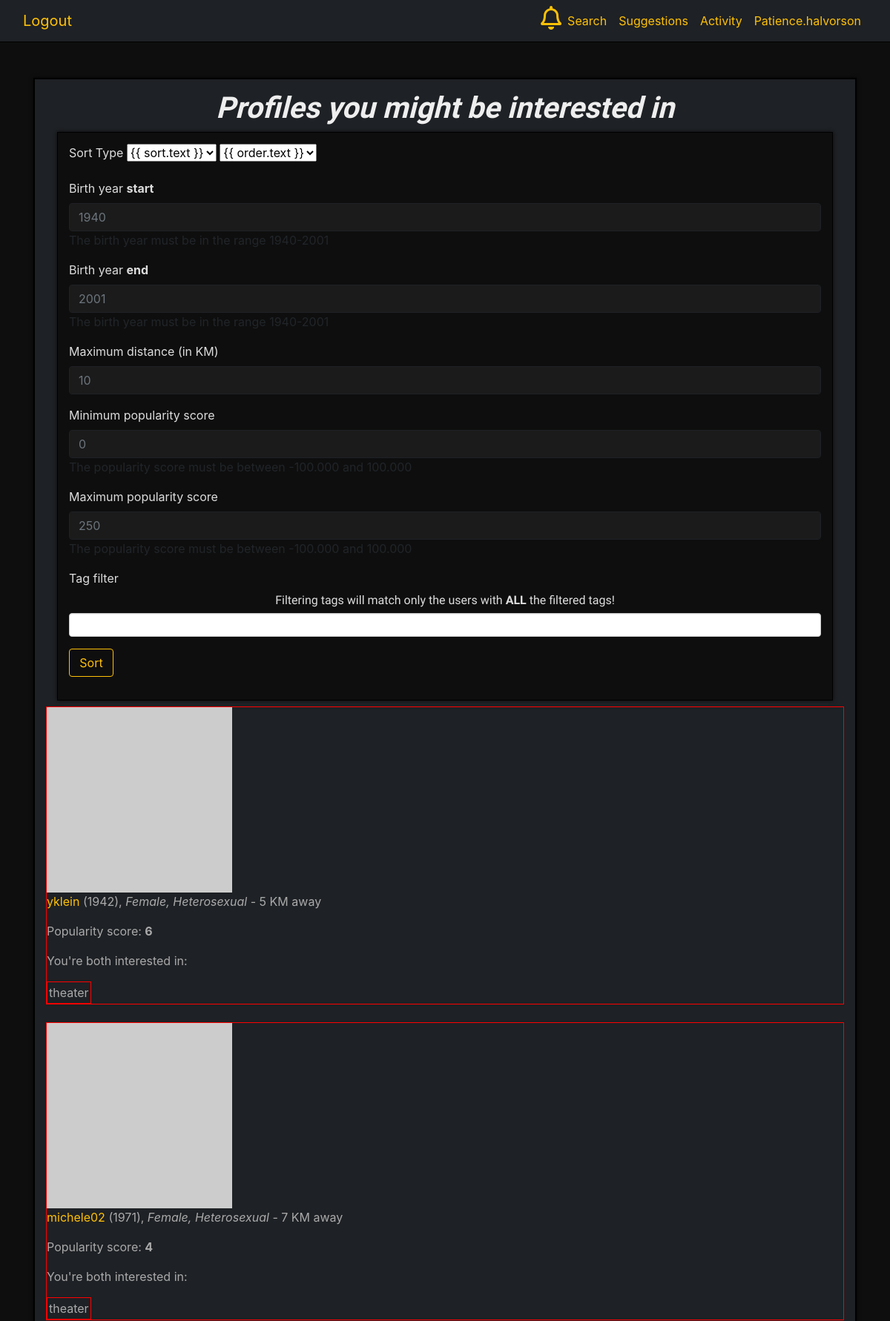
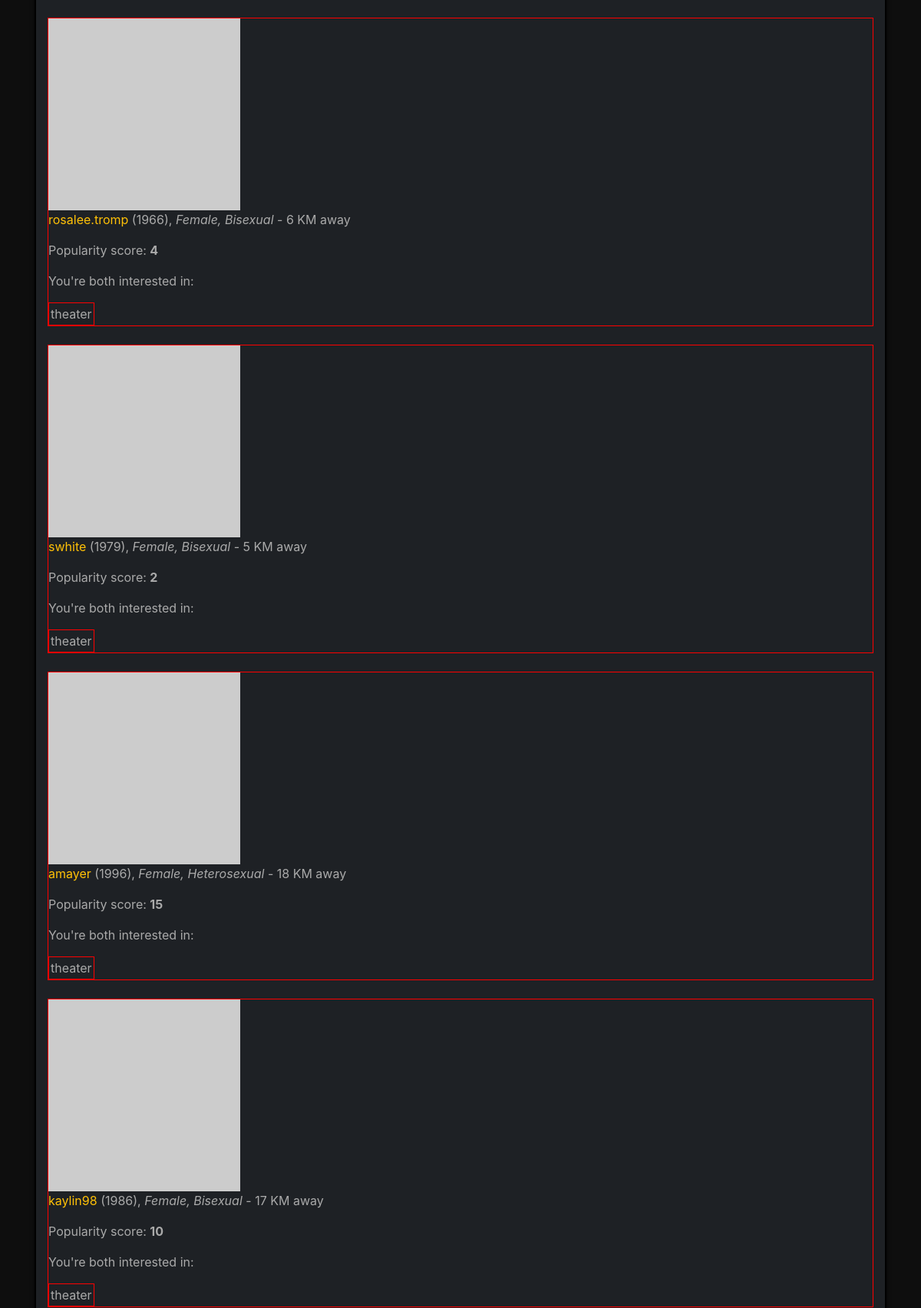
The app's page /suggestion.php (signed in, upper part) with its own data (2 pictures, top to bottom).
### tables this page shows
CREATE TABLE `user_info` (
  `id` int(11) NOT NULL,
  `user_id` int(11) NOT NULL,
  `firstname` varchar(64) NOT NULL,
  `lastname` varchar(64) NOT NULL,
  `birth_year` year(4) DEFAULT NULL,
  `bio` varchar(512) DEFAULT NULL,
  `gender` varchar(128) DEFAULT NULL,
  `orientation` varchar(128) DEFAULT 'Bisexual',
  `last_online` datetime NOT NULL DEFAULT CURRENT_TIMESTAMP
);

CREATE TABLE `user` (
  `id` int(11) NOT NULL,
  `username` varchar(30) NOT NULL,
  `password` varchar(255) NOT NULL,
  `email` varchar(255) NOT NULL,
  `mail_token` varchar(128) DEFAULT NULL,
  `confirmed_token` datetime DEFAULT NULL,
  `password_token` varchar(128) DEFAULT NULL
);

### utils/fetch_suggestion.php (called while the page is built, shortened)
<?php
$db = database::getInstance('matcha');
if (!empty($_SESSION['id'])) {
    $sortfield = 'totalscore';
    $sorttype = "des";
    $bystart = 1940;
    $byend = 2001;
    $minscore = 0;
    $maxscore = 1000;
    $id = secure_input($_SESSION['id']);
    $attributes['id'] = $id;
    $req = $db->prepare("SELECT `tag` FROM `user_tags` WHERE `user_id` = :user_id", array("user_id" => $id));
    if ($req) {
        $tags = array();
        foreach ($req as $item)
            array_push($tags, $item->tag);
    }
    $req = $db->prepare("SELECT * FROM `user_location` WHERE `user_id` = :user_id", array("user_id" => $id));
    if ($req) {
        foreach ($req as $loc)
        {
            $attributes_loc['lat1'] = $loc->lat;
            $attributes_loc['lng1'] = $loc->lng;
        }
    }
    else
        $error_dist = 1;
    $query = "SELECT * FROM `user_info` RIGHT JOIN `user` ON user_info.user_id = user.id WHERE `gender` = :gender
     AND (`orientation` = :orientation OR `orientation` = 'Bisexual') AND `user_id` != :id AND `birth_year` >= :bystart AND `birth_year` <= :byend";
    if ($gender === "Male" && $orientation === "Heterosexual")
    {
        $attributes['gender'] = "Female";
        $attributes['orientation'] = "Heterosexual";
    } else if ($gender === "Male" && $orientation === "Homosexual")
    {
        $attributes['gender'] = "Male";
        $attributes['orientation'] = "Homosexual";
    } else if ($gender === "Female" && $orientation === "Heterosexual")
    {
        $attributes['gender'] = "Male";
        $attributes['orientation'] = "Heterosexual";
    } else if ($gender === "Female" && $orientation === "Homosexual")
    {
        $attributes['gender'] = "Female";
        $attributes['orientation'] = "Homosexual";
    } else if ($gender === "Male" && $orientation === "Bisexual")
    {
        $query = "SELECT * FROM `user_info`
                  RIGHT JOIN `user` ON user_info.user_id = user.id
                  WHERE (`gender` = 'Male' AND (`orientation` = 'Bisexual' OR `orientation` = 'Homosexual')
                  AND `user_id` != :id AND `birth_year` >= :bystart AND `birth_year` <= :byend)
                  OR (`gender` = 'Female' AND (`orientation` = 'Bisexual' OR `orientation` = 'Heterosexual')
                  AND `user_id` != :id AND `birth_year` >= :bystart AND `birth_year` <= :byend)";
    } else if ($gender === "Female" && $orientation === "Bisexual")
    {
        $query = "SELECT * FROM `user_info`
                  RIGHT JOIN `user` ON user_info.user_id = user.id
                  WHERE (`gender` = 'Female' AND (`orientation` = 'Bisexual' OR `orientation` = 'Homosexual')
                  AND `user_id` != :id AND `birth_year` >= :bystart AND `birth_year` <= :byend)
                  OR (`gender` = 'Male' AND (`orientation` = 'Bisexual' OR `orientation` = 'Heterosexual')
                  AND `user_id` != :id AND `birth_year` >= :bystart AND `birth_year` <= :byend) ";
    }
    $attributes['bystart'] = $bystart;
    $attributes['byend'] = $byend;
    $basics = $db->prepare($query, $attributes);
    $matched_user = array();
    foreach ($basics as $basic) {
        $req = $db->prepare("SELECT * FROM `block` WHERE `id_blocked` = :user_id AND `id_blocker` = :id", array("user_id" => $basic->user_id, "id" => $id));
        if (!$req) {
            $info = array();
            $info['birthyear'] = $basic->birth_year;
            $info['tagscore'] = 0;
            $info['score'] = 0;
            array_push($info, $basic->user_id, $basic->username, $basic->gender, $basic->orientation);
            $attributes2['user_id'] = $basic->user_id;
            $req = $db->prepare("SELECT * FROM `user_photo` WHERE `user_id` = :user_id", array("user_id" => $basic->user_id));
            if ($req)
                foreach ($req as $item)
                    $info['profile_pic'] = $item->photo1;
            else
                $info['profile_pic'] = null;
            $reqvote = $db->prepare("SELECT SUM(`type`) as sum, COUNT(*) as total FROM `vote` WHERE `id_voted` = :voted", array("voted" => $basic->user_id), true);
            if ($reqvote)
                $info['score'] = $reqvote->sum * $reqvote->total;
            $req = $db->prepare("SELECT COUNT(*) AS nbvisit FROM `visit` WHERE `id_visited` = :user_id", array("user_id" => $basic->user_id), true);
            if ($req)
                $info['score'] += ($req->nbvisit * $reqvote->total);
            $tags_arr = array();
            foreach ($tags as $tag) {
                $attributes2['tag'] = $tag;
                $req = $db->prepare("SELECT * FROM `user_tags` WHERE `user_id` = :user_id AND `tag` = :tag", $attributes2);
                if ($req) {
                    $tags_arr[] = $req[0]->tag;
                    $info['tagscore']++;
                }
                $info['tags'] = $tags_arr;
            }
            $req = $db->prepare("SELECT * FROM `user_location` WHERE `user_id` = :user_id", array("user_id" => $basic->user_id));
            if ($req) {
                foreach ($req as $loc)
                {
                    $attributes_loc['lat2'] = $loc->lat;
                    $attributes_loc['lng2'] = $loc->lng;
                }
            }
            else
                $error_dist = 1;
            if ($error_dist != 1)
                $info['distance'] = round(distance($attributes_loc['lat1'], $attributes_loc['lng1'], $attributes_loc['lat2'], $attributes_loc['lng2'], "K"));
            switch (true)
            {
                case ($info['distance'] <= 2):
                    $distscore = 150;
                    break;
                case ($info['distance'] > 2 && $info['distance'] <= 4):
                    $distscore = 100;
                    break;
                case ($info['distance'] > 4 && $info['distance'] <= 8):
                    $distscore = 50;
                    break;
                case ($info['distance'] > 8 && $info['distance'] <= 10):
                    $distscore = 25;
                    break;
                default:
                    $distscore = 0;
            }
            $info['distcore'] = $distscore;
            $info['totalscore'] =  ($info['tagscore'] * 100) + ($info['score'] * 3) + $distscore;
            if ($info['score'] >= $minscore && $info['score'] <= $maxscore && $info['tagscore'] !== 0)
                array_push($matched_user, $info);
        }
    }
    $arr = array();
    foreach ($matched_user as $user)
        $arr[$user[0]] = $user[$sortfield];
    if ($sorttype === "des")
        arsort($arr);
    else
        asort($arr);
    $sorted = array();
    foreach ($arr as $key => $value)
    {
        foreach ($matched_user as $user)
        {
            if ($key == $user[0])
                $sorted[] = $user;
        }
    }
}

### class/database.php (called while the page is built, shortened)
<?php
class database
{
    private $db_user;
    private $db_pass;
    private $dsn;
    private $pdo;
    private static $_instance;
    public function __construct($db_name, $db_host = "localhost", $db_user = "root", $db_pass = "root42")
    {
        $this->db_user = $db_user;
        $this->db_pass = $db_pass;
        $this->dsn = "mysql:dbname={$db_name};host={$db_host}";
    }
    public static function getInstance($db_name)
    {
        if (is_null(self::$_instance))
            self::$_instance = new database($db_name);
        return self::$_instance;
    }
    private function getPDO()
    {
        if ($this->pdo === null)
        {
            $pdo = new PDO($this->dsn, $this->db_user, $this->db_pass);
            $pdo->setAttribute(PDO::ATTR_ERRMODE, PDO::ERRMODE_EXCEPTION);
            $this->pdo = $pdo;
        }
        return $this->pdo;
    }
    public function prepare($statement, $attributes, $one = false, $class_name = null)
    {
        $req = $this->getPDO()->prepare($statement);
        $req->execute($attributes);
        if (strpos($statement, "SELECT") !== false)
        {
            if ($class_name === null)
                $req->setFetchMode(PDO::FETCH_OBJ);
            else
                $req->setFetchMode(PDO::FETCH_CLASS, $class_name);
            if ($one)
                $data = $req->fetch();
            else
                $data = $req->fetchAll();
            return $data;
        }
    }
}

### suggestion.php (the view, shortened to what this page needs)
<!DOCTYPE html>
<html lang="en">
<head>
    <link rel="stylesheet" href="style/bootstrap.css">
    <link rel="stylesheet" href="style/style.css">
    <link rel="stylesheet" href="https://use.fontawesome.com/releases/v5.8.1/css/all.css">
</head>
<body>
<?php
require_once("includes/header.php");
require_once("utils/fetch_account_data.php");
?>
<div class="container mt-5 small-page-wrapper">
    <div class="wrapper col-12">
        <h1>Profiles you might be interested in</h1>
        <div id="sort" class="container">
        <form name="sort" @submit.prevent="processSort" class="register-form my-2" method="post">
            <div class="form-group">
                <label for="sort" class="lab">Sort Type</label>
                <select name="sort" v-model="selectedSort" required>
                    <option v-for="sort in sortOptions" v-bind:value="sort.value">
                        {{ sort.text }}
                    </option>
                </select>
                <select name="order" v-model="selectedOrder" required>
                    <option v-for="order in orderOptions" v-bind:value="order.value">
                        {{ order.text }}
                    </option>
                </select>
            </div>
            <div class="form-group">
                <label for="bystart" class="lab">Birth year <b>start</b></label>
                <input type="number"
                       name="bystart"
                       placeholder="1940"
                       id="bystart"
                       class="form-control"
                       min="1940"
                       max="2000"
                       v-model="byStart"
                       :style="{ borderColor: borderColor.byStart }"
                       @blur="validateByStart">
                <span v-if="errors.byStart">The birth year must be in the range 1940-2001</span>
            </div>
            <div class="form-group">
                <label for="byend" class="lab">Birth year <b>end</b></label>
                <input type="number"
                       name="byend"
                       placeholder="2001"
                       id="byend"
                       class="form-control"
                       min="1941"
                       max="2001"
                       v-model="byEnd"
                       :style="{ borderColor: borderColor.byEnd }"
                       @blur="validateByEnd">
                <span v-if="errors.byEnd">The birth year must be in the range 1940-2001</span>
            </div>
            <div class="form-group">
                <label for="location" class="lab">Maximum distance (in KM)</label>
                <input type="number"
                       name="location"
                       placeholder="10"
                       id="location"
                       class="form-control"
                       min="1"
                       max="2000"
                       v-model="location"
                       :style="{ borderColor: borderColor.location }"
                       @blur="validateLocation">
            </div>
            <div class="form-group">
                <label for="pstart" class="lab">Minimum popularity score</label>
                <input type="number"
                       name="pstart"
                       placeholder="0"
                       id="pstart"
                       class="form-control"
                       min="-100000"
                       max="100000"
                       v-model="pStart"
                       :style="{ borderColor: borderColor.pStart }"
                       @blur="validatepStart">
                <span v-if="errors.pStart">The popularity score must be between -100.000 and 100.000</span>
            </div>
            <div class="form-group">
                <label for="pend" class="lab">Maximum popularity score</label>
                <input type="number"
                       name="pend"
                       placeholder="250"
                       id="pend"
                       class="form-control"
                       min="-100000"
                       max="100000"
                       v-model="pEnd"
                       :style="{ borderColor: borderColor.pEnd }"
                       @blur="validatepEnd">
                <span v-if="errors.pEnd">The popularity score must be between -100.000 and 100.000</span>
            </div>
            <div class="form-group">
                <label for="tagInput" class="lab">Tag filter</label>
                <h6>Filtering tags will match only the users with <b>ALL</b> the filtered tags!</h6>
            </div>
            <div class="form-group">
                <button type="submit" class="btn btn-outline-warning">Sort</button>
            </div>
        </form>
        </div>
        <div id="suggestion">
            <div id="gen-sugg">
            <?php
                require_once("utils/fetch_suggestion.php");
                foreach ($sorted as $match)
                {
                    echo "<div style='border: 1px solid red;'>";
                    if ($match['profile_pic'])
                        echo "<img class='profile_main' alt='profile_picture' src='".$match['profile_pic']."' />";
                    echo "<p><a href='/Matcha/profile?u=".$match[1]."'>".$match[1]."</a> (".$match['birthyear']."), <i>".$match[2].", ".$match[3]."</i> - ".$match['distance']." KM away</p>";
                    echo "<p>Popularity score: <b>".$match['score']."</b></p>";
                    echo "<p>You're both interested in: </p>";
                    foreach ($match['tags'] as $tag)
                        echo "<div class='profile_tag'><p>".$tag."</p></div>";
                    echo "</div><br />";
                }
            ?>
            </div>
        </div>
    </div>
</div>
</body>
</html>

### style/style.css (style rules this page uses)
body { background-color: #0e0e0e; }
html { min-width: 450px; min-height: 250px; }
.profile_main { max-width: 250px; max-height: 250px; min-width: 250px; min-height: 250px; }
.profile_tag { display: inline-block; border: 1px solid red; padding: 2px; }
.profile_tag p { margin: 0; padding: 0; }
h1, h2, h3, h4, h5, h6 { text-align: center; color: #DDDDDD !important; font-family: 'Titillium Web', sans-serif; font-weight: 500; word-break: break-word; }
h1 { color: #EEEEEE !important; font-style: italic; font-weight: bold; }
.small-page-wrapper { min-height: calc(100vh - 166px); }
.lab { color: #DDDDDD; }
a { color: #ffc107; }
p { color: #AAAAAA; }
.wrapper { border: 2px solid black; background-color: #1e2125; margin-bottom: 15px; padding-top: 15px!important; -webkit-box-shadow: 0 0 5px 0 rgba(4, 3, 0, 0.75); -moz-box-shadow: 0 0 5px 0 rgba(4, 3, 0, 0.75); box-shadow: 0 0 5px 0 rgba(4, 3, 0, 0.75); }
.btn { min-width: 60px; }
.form-control { background-color: #1b1b1b; border: 1px solid #1e2125; color: #BBBBBB; }
.register-form { background-color: #0e0e0e; padding: 15px; border: 1px solid black; box-shadow: 0 0 5px 0 rgba(4, 3, 0, 0.75); -webkit-box-shadow: 0 0 5px 0 rgba(4, 3, 0, 0.75); -moz-box-shadow: 0 0 5px 0 rgba(4, 3, 0, 0.75); }

### records on screen
user_info: user.username "yklein", birth_year "1942", gender "Female", orientation "Heterosexual", distance "5", score "6", tag "theater"
user_info: user.username "michele02", birth_year "1971", gender "Female", orientation "Heterosexual", distance "7", score "4", tag "theater"
user_info: user.username "swhite", birth_year "1979", gender "Female", orientation "Bisexual", distance "5", score "2", tag "theater"
user_info: user.username "kaylin98", birth_year "1986", gender "Female", orientation "Bisexual", distance "17", score "10", tag "theater"

### other values on screen
$_SESSION['username'] "Patience.halvorson"
$match[1] "rosalee.tromp"
$match['birthyear'] "1966"
$match[2] "Female"
$match[3] "Bisexual"
$match['distance'] "6"
$match['score'] "4"
$tag "theater"
$match[1] "amayer"
$match['birthyear'] "1996"
$match[3] "Heterosexual"
$match['distance'] "18"
$match['score'] "15"
